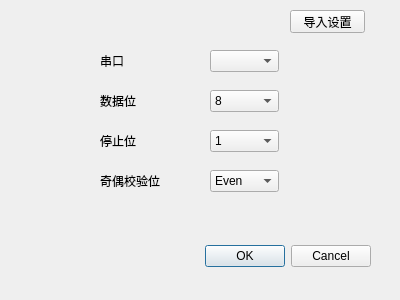
<?xml version="1.0" encoding="UTF-8"?>
<ui version="4.0">
 <class>SerialSet</class>
 <widget class="QDialog" name="SerialSet">
  <property name="geometry">
   <rect>
    <x>0</x>
    <y>0</y>
    <width>400</width>
    <height>300</height>
   </rect>
  </property>
  <property name="minimumSize">
   <size>
    <width>400</width>
    <height>300</height>
   </size>
  </property>
  <property name="maximumSize">
   <size>
    <width>400</width>
    <height>300</height>
   </size>
  </property>
  <property name="windowTitle">
   <string>串口设置</string>
  </property>
  <property name="layoutDirection">
   <enum>Qt::LeftToRight</enum>
  </property>
  <widget class="QDialogButtonBox" name="buttonBox">
   <property name="geometry">
    <rect>
     <x>30</x>
     <y>240</y>
     <width>341</width>
     <height>32</height>
    </rect>
   </property>
   <property name="orientation">
    <enum>Qt::Horizontal</enum>
   </property>
   <property name="standardButtons">
    <set>QDialogButtonBox::Cancel|QDialogButtonBox::Ok</set>
   </property>
  </widget>
  <widget class="QLabel" name="label">
   <property name="geometry">
    <rect>
     <x>100</x>
     <y>90</y>
     <width>54</width>
     <height>22</height>
    </rect>
   </property>
   <property name="text">
    <string>数据位</string>
   </property>
  </widget>
  <widget class="QLabel" name="label_2">
   <property name="geometry">
    <rect>
     <x>100</x>
     <y>130</y>
     <width>54</width>
     <height>22</height>
    </rect>
   </property>
   <property name="text">
    <string>停止位</string>
   </property>
  </widget>
  <widget class="QLabel" name="label_3">
   <property name="geometry">
    <rect>
     <x>100</x>
     <y>170</y>
     <width>71</width>
     <height>22</height>
    </rect>
   </property>
   <property name="text">
    <string>奇偶校验位</string>
   </property>
  </widget>
  <widget class="QLabel" name="label_4">
   <property name="geometry">
    <rect>
     <x>100</x>
     <y>50</y>
     <width>54</width>
     <height>22</height>
    </rect>
   </property>
   <property name="text">
    <string>串口</string>
   </property>
  </widget>
  <widget class="NewComboBox" name="comboBox">
   <property name="geometry">
    <rect>
     <x>210</x>
     <y>50</y>
     <width>69</width>
     <height>22</height>
    </rect>
   </property>
   <property name="mouseTracking">
    <bool>false</bool>
   </property>
   <property name="contextMenuPolicy">
    <enum>Qt::DefaultContextMenu</enum>
   </property>
   <property name="acceptDrops">
    <bool>false</bool>
   </property>
  </widget>
  <widget class="QComboBox" name="comboBox_2">
   <property name="geometry">
    <rect>
     <x>210</x>
     <y>90</y>
     <width>69</width>
     <height>22</height>
    </rect>
   </property>
   <property name="layoutDirection">
    <enum>Qt::LeftToRight</enum>
   </property>
   <property name="autoFillBackground">
    <bool>false</bool>
   </property>
   <item>
    <property name="text">
     <string>8</string>
    </property>
   </item>
   <item>
    <property name="text">
     <string>7</string>
    </property>
   </item>
   <item>
    <property name="text">
     <string>6</string>
    </property>
   </item>
   <item>
    <property name="text">
     <string>5</string>
    </property>
   </item>
  </widget>
  <widget class="QComboBox" name="comboBox_3">
   <property name="geometry">
    <rect>
     <x>210</x>
     <y>130</y>
     <width>69</width>
     <height>22</height>
    </rect>
   </property>
   <item>
    <property name="text">
     <string>1</string>
    </property>
   </item>
   <item>
    <property name="text">
     <string>2</string>
    </property>
   </item>
  </widget>
  <widget class="QComboBox" name="comboBox_4">
   <property name="geometry">
    <rect>
     <x>210</x>
     <y>170</y>
     <width>69</width>
     <height>22</height>
    </rect>
   </property>
   <item>
    <property name="text">
     <string>Even</string>
    </property>
   </item>
   <item>
    <property name="text">
     <string>No</string>
    </property>
   </item>
   <item>
    <property name="text">
     <string>Odd</string>
    </property>
   </item>
  </widget>
  <widget class="QPushButton" name="pushButton">
   <property name="geometry">
    <rect>
     <x>290</x>
     <y>10</y>
     <width>75</width>
     <height>23</height>
    </rect>
   </property>
   <property name="text">
    <string>导入设置</string>
   </property>
  </widget>
 </widget>
 <customwidgets>
  <customwidget>
   <class>NewComboBox</class>
   <extends>QComboBox</extends>
   <header location="global">newcombobox.h</header>
   <slots>
    <signal>clicked()</signal>
    <signal>signal2()</signal>
   </slots>
  </customwidget>
 </customwidgets>
 <resources/>
 <connections>
  <connection>
   <sender>buttonBox</sender>
   <signal>accepted()</signal>
   <receiver>SerialSet</receiver>
   <slot>accept()</slot>
   <hints>
    <hint type="sourcelabel">
     <x>248</x>
     <y>254</y>
    </hint>
    <hint type="destinationlabel">
     <x>157</x>
     <y>274</y>
    </hint>
   </hints>
  </connection>
  <connection>
   <sender>buttonBox</sender>
   <signal>rejected()</signal>
   <receiver>SerialSet</receiver>
   <slot>reject()</slot>
   <hints>
    <hint type="sourcelabel">
     <x>316</x>
     <y>260</y>
    </hint>
    <hint type="destinationlabel">
     <x>286</x>
     <y>274</y>
    </hint>
   </hints>
  </connection>
 </connections>
</ui>
